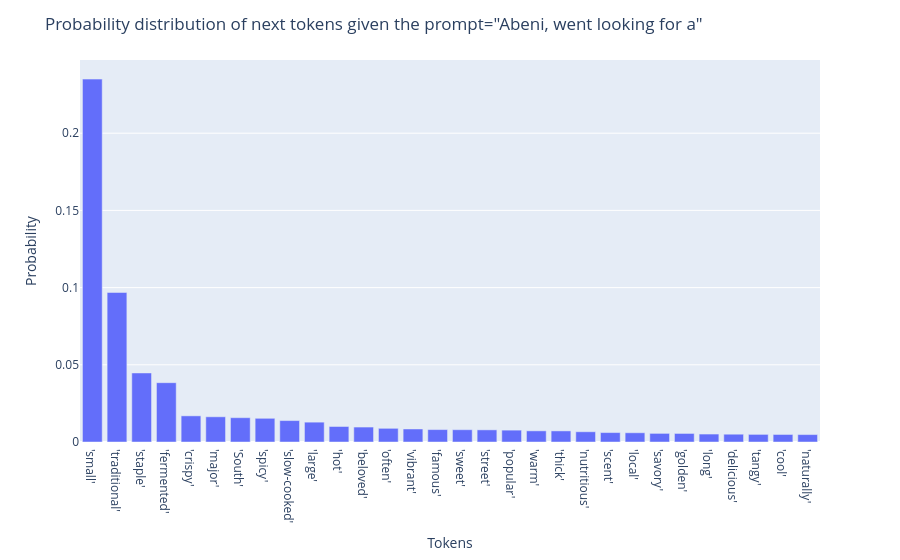

Notebook code for this chart:
### Code cell
# uv pip install matplotlib plotly nbformat
import tensorflow as tf
tf.experimental.numpy.experimental_enable_numpy_behavior()

from custom_ai_fndtns import visualizations

prompt = "Abeni, went looking for a" #@param {type: "string"}
num_tokens_to_generate = 10 #@param {type: "number"}
generated_text, probs = training.generate_text(
    prompt,
    num_tokens_to_generate,
    model=model,
    tokenizer=tokenizer,
    pad_token_id=tokenizer.pad_token_id,
    sampling_mode="greedy" # To generate the highest probability generation.
)

print("Generated text:", generated_text)
print("\n")

visualizations.plot_next_token(probs[0], prompt=prompt, tokenizer=tokenizer)

### Figure 1 — Plotly figure (JSON) as saved in the notebook; plotly's stock layout.template omitted (floating-point values rounded to 4 significant figures)
{"data": [{"hovertemplate": "x=%{x}<br>y=%{y}<extra></extra>", "legendgroup": "", "marker": {"color": "#636efa", "pattern": {"shape": ""}}, "name": "", "orientation": "v", "showlegend": false, "textposition": "auto", "type": "bar", "x": ["'small'", "'traditional'", "'staple'", "'fermented'", "'crispy'", "'major'", "'South'", "'spicy'", "'slow-cooked'", "'large'", "'hot'", "'beloved'", "'often'", "'vibrant'", "'famous'", "'sweet'", "'street'", "'popular'", "'warm'", "'thick'", "'nutritious'", "'scent'", "'local'", "'savory'", "'golden'", "'long'", "'delicious'", "'tangy'", "'cool'", "'naturally'"], "xaxis": "x", "y": [0.235, 0.09684, 0.04471, 0.03842, 0.01693, 0.01633, 0.01575, 0.01535, 0.01388, 0.01286, 0.01004, 0.009678, 0.008858, 0.00843, 0.008035, 0.007962, 0.007861, 0.007684, 0.007224, 0.007192, 0.006633, 0.006109, 0.005979, 0.005579, 0.005537, 0.005142, 0.005045, 0.004928, 0.004877, 0.004806], "yaxis": "y"}], "layout": {"barmode": "relative", "legend": {"tracegroupgap": 0}, "margin": {"t": 60}, "title": {"text": "Probability distribution of next tokens given the prompt=\"Abeni, went looking for a\""}, "xaxis": {"anchor": "y", "domain": [0, 1], "title": {"text": "Tokens"}}, "yaxis": {"anchor": "x", "domain": [0, 1], "title": {"text": "Probability"}}}}
